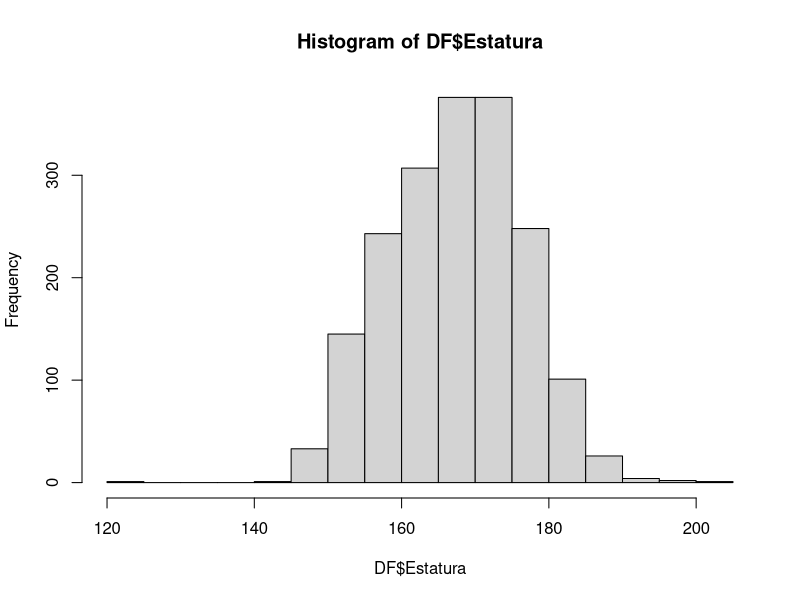
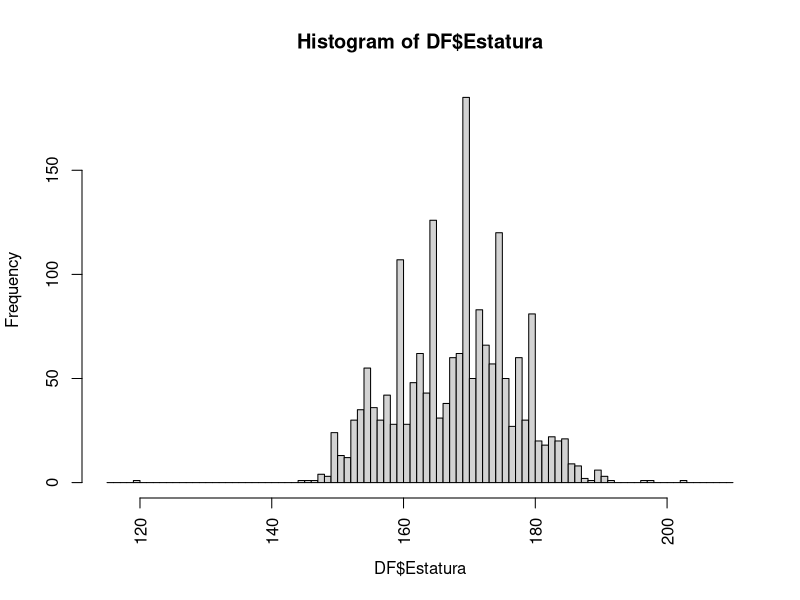

Reproduce these figures in R, in order.
## ---- chunk 1
library(readr)
library(dplyr)
## ---- chunk 2
DF <- read_csv("../DD20230331.csv")
## ---- chunk 3
nrow(DF)
## ---- chunk 4
table(DF$`Estatura (cm)`, useNA = "always")
## ---- chunk 5
library(dplyr)
## ---- chunk 6
names(DF)
## ---- chunk 7
table(DF$`Estatura (cm)`)
## ---- chunk 8
DF %>% rename(Estatura = `Estatura (cm)`) -> DF
## ---- chunk 9
table(DF$Estatura < 45, useNA = 'ifany') # Si es menor de 45 cm
table(DF$Estatura > 280, useNA = 'ifany') # Si es mayor a 280 cm
## ---- chunk 10
DF[DF$Estatura < 45, ]
## ---- chunk 11
DF %>% filter(Estatura < 2.8)
## ---- chunk 12
DF$Estatura[DF$Estatura < 2.8 & !is.na(DF$Estatura)] <- 
  DF$Estatura[DF$Estatura < 2.8 & !is.na(DF$Estatura)]*100
## ---- chunk 13
table(DF$Estatura < 45, useNA = 'ifany')
## ---- chunk 14
DF %>% filter(Estatura > 280)
## ---- chunk 15
DF$Estatura[which(DF$Estatura > 1000)] <- NA
## ---- chunk 16
hist(DF$Estatura)
## ---- chunk 17
hist(DF$Estatura, breaks = 115:210, las =3)
